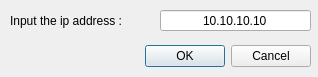
<?xml version="1.0" encoding="UTF-8"?>
<ui version="4.0">
 <class>ConnectDialog</class>
 <widget class="QDialog" name="ConnectDialog">
  <property name="geometry">
   <rect>
    <x>0</x>
    <y>0</y>
    <width>318</width>
    <height>77</height>
   </rect>
  </property>
  <property name="windowTitle">
   <string>Dialog</string>
  </property>
  <widget class="QDialogButtonBox" name="buttonBox">
   <property name="geometry">
    <rect>
     <x>90</x>
     <y>40</y>
     <width>221</width>
     <height>32</height>
    </rect>
   </property>
   <property name="orientation">
    <enum>Qt::Horizontal</enum>
   </property>
   <property name="standardButtons">
    <set>QDialogButtonBox::Cancel|QDialogButtonBox::Ok</set>
   </property>
  </widget>
  <widget class="QLineEdit" name="lineHostName">
   <property name="geometry">
    <rect>
     <x>160</x>
     <y>10</y>
     <width>151</width>
     <height>21</height>
    </rect>
   </property>
   <property name="text">
    <string>10.10.10.10</string>
   </property>
   <property name="alignment">
    <set>Qt::AlignCenter</set>
   </property>
  </widget>
  <widget class="QLabel" name="label">
   <property name="geometry">
    <rect>
     <x>10</x>
     <y>10</y>
     <width>151</width>
     <height>21</height>
    </rect>
   </property>
   <property name="text">
    <string>Input the ip address :</string>
   </property>
  </widget>
 </widget>
 <resources/>
 <connections>
  <connection>
   <sender>buttonBox</sender>
   <signal>accepted()</signal>
   <receiver>ConnectDialog</receiver>
   <slot>accept()</slot>
   <hints>
    <hint type="sourcelabel">
     <x>248</x>
     <y>254</y>
    </hint>
    <hint type="destinationlabel">
     <x>157</x>
     <y>274</y>
    </hint>
   </hints>
  </connection>
  <connection>
   <sender>buttonBox</sender>
   <signal>rejected()</signal>
   <receiver>ConnectDialog</receiver>
   <slot>reject()</slot>
   <hints>
    <hint type="sourcelabel">
     <x>316</x>
     <y>260</y>
    </hint>
    <hint type="destinationlabel">
     <x>286</x>
     <y>274</y>
    </hint>
   </hints>
  </connection>
 </connections>
</ui>
